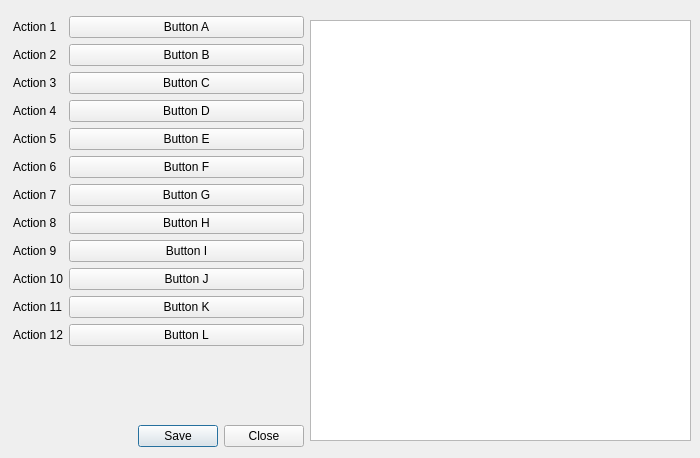
<?xml version="1.0" encoding="UTF-8"?>
<ui version="4.0">
 <class>keyBindings</class>
 <widget class="QDialog" name="keyBindings">
  <property name="geometry">
   <rect>
    <x>0</x>
    <y>0</y>
    <width>700</width>
    <height>458</height>
   </rect>
  </property>
  <property name="sizePolicy">
   <sizepolicy hsizetype="Expanding" vsizetype="Fixed">
    <horstretch>0</horstretch>
    <verstretch>0</verstretch>
   </sizepolicy>
  </property>
  <property name="maximumSize">
   <size>
    <width>700</width>
    <height>16777215</height>
   </size>
  </property>
  <property name="windowTitle">
   <string>Key Bindings</string>
  </property>
  <widget class="QWidget" name="verticalLayoutWidget">
   <property name="geometry">
    <rect>
     <x>13</x>
     <y>16</y>
     <width>291</width>
     <height>431</height>
    </rect>
   </property>
   <layout class="QVBoxLayout" name="verticalLayout_2">
    <property name="sizeConstraint">
     <enum>QLayout::SetMaximumSize</enum>
    </property>
    <item>
     <layout class="QFormLayout" name="formLayout_2">
      <item row="4" column="0">
       <widget class="QLabel" name="action5_lbl">
        <property name="text">
         <string>Action 5</string>
        </property>
       </widget>
      </item>
      <item row="5" column="0">
       <widget class="QLabel" name="action6_lbl">
        <property name="text">
         <string>Action 6</string>
        </property>
       </widget>
      </item>
      <item row="6" column="0">
       <widget class="QLabel" name="action7_lbl">
        <property name="text">
         <string>Action 7</string>
        </property>
       </widget>
      </item>
      <item row="7" column="0">
       <widget class="QLabel" name="action8_lbl">
        <property name="text">
         <string>Action 8</string>
        </property>
       </widget>
      </item>
      <item row="8" column="0">
       <widget class="QLabel" name="action9_lbl">
        <property name="text">
         <string>Action 9</string>
        </property>
       </widget>
      </item>
      <item row="9" column="0">
       <widget class="QLabel" name="action10_lbl">
        <property name="text">
         <string>Action 10</string>
        </property>
       </widget>
      </item>
      <item row="10" column="0">
       <widget class="QLabel" name="action11_lbl">
        <property name="text">
         <string>Action 11</string>
        </property>
       </widget>
      </item>
      <item row="11" column="0">
       <widget class="QLabel" name="action12_lbl">
        <property name="text">
         <string>Action 12</string>
        </property>
       </widget>
      </item>
      <item row="3" column="0">
       <widget class="QLabel" name="action4_lbl">
        <property name="text">
         <string>Action 4</string>
        </property>
       </widget>
      </item>
      <item row="2" column="0">
       <widget class="QLabel" name="action3_lbl">
        <property name="text">
         <string>Action 3</string>
        </property>
       </widget>
      </item>
      <item row="1" column="0">
       <widget class="QLabel" name="action2_lbl">
        <property name="text">
         <string>Action 2</string>
        </property>
       </widget>
      </item>
      <item row="0" column="0">
       <widget class="QLabel" name="action1_lbl">
        <property name="text">
         <string>Action 1</string>
        </property>
       </widget>
      </item>
      <item row="0" column="1">
       <widget class="QPushButton" name="pushButton1">
        <property name="text">
         <string>Button A</string>
        </property>
       </widget>
      </item>
      <item row="1" column="1">
       <widget class="QPushButton" name="pushButton2">
        <property name="text">
         <string>Button B</string>
        </property>
       </widget>
      </item>
      <item row="2" column="1">
       <widget class="QPushButton" name="pushButton3">
        <property name="text">
         <string>Button C</string>
        </property>
       </widget>
      </item>
      <item row="3" column="1">
       <widget class="QPushButton" name="pushButton4">
        <property name="text">
         <string>Button D</string>
        </property>
       </widget>
      </item>
      <item row="4" column="1">
       <widget class="QPushButton" name="pushButton5">
        <property name="text">
         <string>Button E</string>
        </property>
       </widget>
      </item>
      <item row="5" column="1">
       <widget class="QPushButton" name="pushButton6">
        <property name="text">
         <string>Button F</string>
        </property>
       </widget>
      </item>
      <item row="6" column="1">
       <widget class="QPushButton" name="pushButton7">
        <property name="text">
         <string>Button G</string>
        </property>
       </widget>
      </item>
      <item row="7" column="1">
       <widget class="QPushButton" name="pushButton8">
        <property name="text">
         <string>Button H</string>
        </property>
       </widget>
      </item>
      <item row="8" column="1">
       <widget class="QPushButton" name="pushButton9">
        <property name="text">
         <string>Button I</string>
        </property>
       </widget>
      </item>
      <item row="9" column="1">
       <widget class="QPushButton" name="pushButton10">
        <property name="text">
         <string>Button J</string>
        </property>
       </widget>
      </item>
      <item row="10" column="1">
       <widget class="QPushButton" name="pushButton11">
        <property name="text">
         <string>Button K</string>
        </property>
       </widget>
      </item>
      <item row="11" column="1">
       <widget class="QPushButton" name="pushButton12">
        <property name="text">
         <string>Button L</string>
        </property>
       </widget>
      </item>
     </layout>
    </item>
    <item>
     <widget class="QDialogButtonBox" name="close_dialogButtonBox">
      <property name="orientation">
       <enum>Qt::Horizontal</enum>
      </property>
      <property name="standardButtons">
       <set>QDialogButtonBox::Close|QDialogButtonBox::Save</set>
      </property>
     </widget>
    </item>
   </layout>
  </widget>
  <widget class="QGraphicsView" name="graphicsView">
   <property name="geometry">
    <rect>
     <x>310</x>
     <y>20</y>
     <width>381</width>
     <height>421</height>
    </rect>
   </property>
  </widget>
 </widget>
 <resources/>
 <connections>
  <connection>
   <sender>close_dialogButtonBox</sender>
   <signal>accepted()</signal>
   <receiver>keyBindings</receiver>
   <slot>accept()</slot>
   <hints>
    <hint type="sourcelabel">
     <x>248</x>
     <y>254</y>
    </hint>
    <hint type="destinationlabel">
     <x>157</x>
     <y>274</y>
    </hint>
   </hints>
  </connection>
  <connection>
   <sender>close_dialogButtonBox</sender>
   <signal>rejected()</signal>
   <receiver>keyBindings</receiver>
   <slot>reject()</slot>
   <hints>
    <hint type="sourcelabel">
     <x>316</x>
     <y>260</y>
    </hint>
    <hint type="destinationlabel">
     <x>286</x>
     <y>274</y>
    </hint>
   </hints>
  </connection>
 </connections>
</ui>
